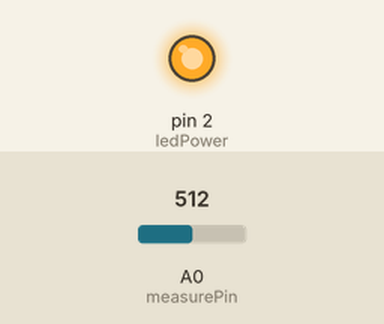
This sketch was run on a simulated Arduino Uno, built with avr-gcc and run on an emulated ATmega328P. On the bench: output pins drawn as LEDs (lit = HIGH). The test bench sets the inputs (shaded band); at power-on: A0 (measurePin) = 512. What the sketch prints to the serial monitor is not drawn.

Above: at 0.1 s.
Timing chart, 0 to 1.6 s (numbered marks = the images above):
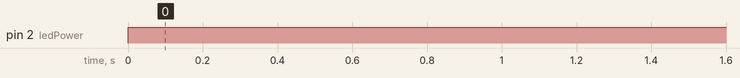

The sketch:

read_dust.ino
```cpp
/*
 Standalone Sketch to use with a Arduino UNO and a
 Sharp Optical Dust Sensor GP2Y1010AU0F
*/

int measurePin = A0; //Connect dust sensor to Arduino A0 pin
int ledPower = 2;   //Connect 3 led driver pins of dust sensor to Arduino D2

int samplingTime = 280;
int deltaTime = 40;
int sleepTime = 9680;

float voMeasured = 0;
float calcVoltage = 0;
float dustDensity = 0;


void setup(){
  Serial.begin(9600);
  pinMode(ledPower,OUTPUT);
}

void loop(){
  digitalWrite(ledPower,LOW); // power on the LED
  delayMicroseconds(samplingTime);

  voMeasured = analogRead(measurePin); // read the dust value

  delayMicroseconds(deltaTime);
  digitalWrite(ledPower,HIGH); // turn the LED off
  delayMicroseconds(sleepTime);

  // 0 - 5V mapped to 0 - 1023 integer values
  // recover voltage
  calcVoltage = voMeasured * (5.0 / 1024.0);

  // linear eqaution taken from http://www.howmuchsnow.com/arduino/airquality/
  // Chris Nafis (c) 2012
  dustDensity = 0.17 * calcVoltage - 0.1;
  dustDensity = dustDensity*100;

  Serial.print("Dust Density : ");
  Serial.println((int)dustDensity);

  delay(1000);
}
```

Measured:
- by itself, pin 2 (ledPower): LOW → HIGH at 0.00 s
